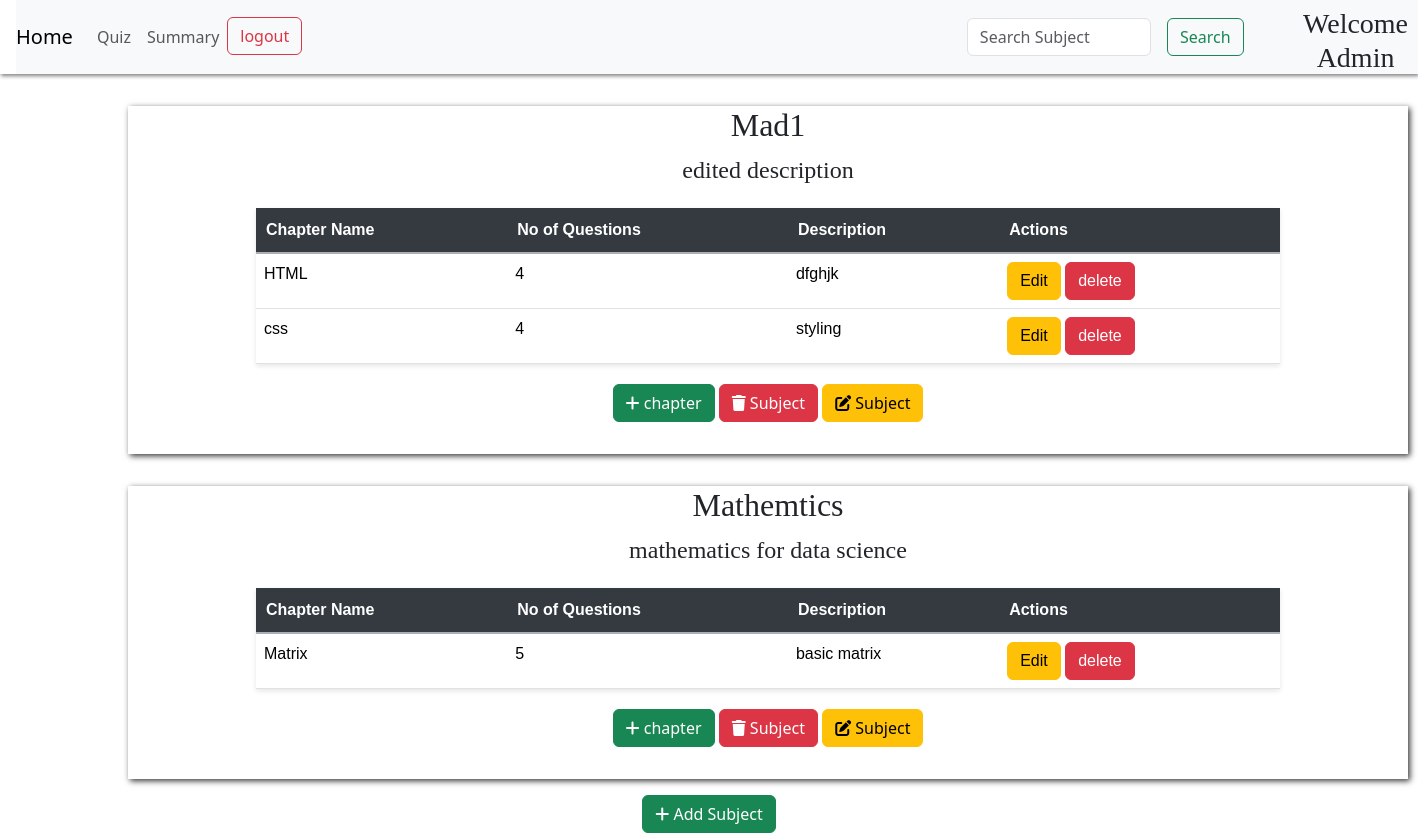
/admin, run on an earlier commit of the app's database.
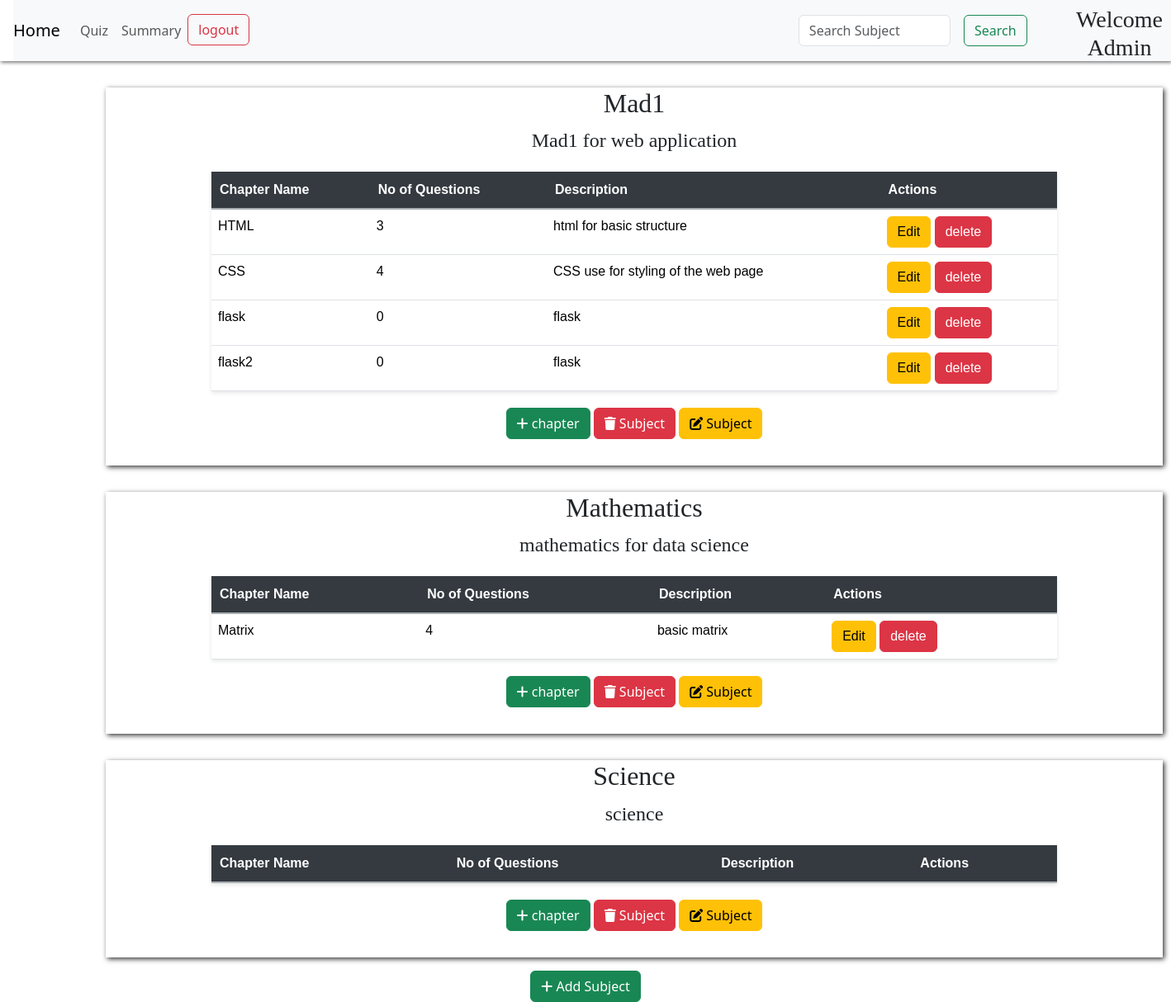
And on a later commit of the database.
### models.py (models this page shows)
class Subject(db.Model):
    id =db.Column(db.Integer, primary_key=True, autoincrement=True)
    name= db.Column(db.String(50), nullable=False)
    description=db.Column(db.String(200), nullable=True)
    chapters=db.relationship('Chapter', backref='subject', lazy=True)

class Chapter(db.Model):
    id =db.Column(db.Integer, primary_key=True, autoincrement=True)
    subject_id=db.Column(db.Integer, db.ForeignKey('subject.id', name='FK_chapter_subject_id'), nullable=False)
    name=db.Column(db.String(50), nullable=False)
    description=db.Column(db.String(100), nullable=True)
    quizs=db.relationship('Quiz', backref='chapter', lazy=True)

### routes.py (the view)
@app.route('/admin')
def admin():
    query = request.args.get("query","").strip().lower()
    print(f"Search Query: '{query}'")
    query = query.strip()
    if query:
        subjects = Subject.query.filter(Subject.name.ilike(f"%{query}%")).all()
    else:
        subjects = Subject.query.all()
    print(f"Matching Subjects: {subjects}")
    if not subjects:
        print("No subjects matched the query.")
    sub_chapters = {}
    chapter_quizs={}
    chapter_question ={}
    for subject in subjects:
        chapters = Chapter.query.filter_by(subject_id=subject.id).all()
        sub_chapters[subject.id]=chapters
        for chapter in chapters:
            quizzes = Quiz.query.filter_by(chapter_id= chapter.id).all()
            chapter_quizs[ chapter.id ] = quizzes
            total_question = sum(quiz.no_of_questions for quiz in quizzes)
            chapter_question[chapter.id] = total_question
    return render_template('admin.html',subjects=subjects,sub_chapters=sub_chapters, chapter_quizs= chapter_quizs, question_counts = chapter_question, query=query)

### templates/admin.html (shortened to what this page needs)
<!DOCTYPE html>
<html lang="en">
<head>
    <link rel="stylesheet" href="{{ url_for('static', filename= 'style_index.css') }}">
        <link rel="stylesheet" href="{{ url_for('static', filename= 'style_index.css') }}">
<link href="https://cdn.jsdelivr.net/npm/bootstrap@5.3.2/dist/css/bootstrap.min.css" rel="stylesheet">
<link rel="stylesheet" href="https://cdnjs.cloudflare.com/ajax/libs/aos/2.3.4/aos.css">
<link rel="stylesheet" href="https://cdnjs.cloudflare.com/ajax/libs/font-awesome/6.7.2/css/all.min.css">
<link href="https://cdn.jsdelivr.net/npm/bootstrap@5.3.3/dist/css/bootstrap.min.css" rel="stylesheet">
</head>
<body>
  <div class="usernav" style="box-shadow:1px 2px 4px grey ">
<nav class="navbar navbar-expand-lg navbar-light bg-light" style="margin-left: 1rem; height:4.6rem">
    <a class="navbar-brand" href="/admin">Home</a>
    <div class="collapse navbar-collapse" id="navbarSupportedContent">
      <ul class="navbar-nav mr-auto">
        <li class="nav-item active">
          <a class="nav-link" href="{{ url_for('quizz') }}">Quiz<span class="sr-only">(current)</span></a>
        </li>
        <li class="nav-item">
          <a class="nav-link" href="{{ url_for('admin_summary') }}">Summary</a>
        </li>
        <li class="nav-item">
            <a class="btn btn-outline-danger" href="/login">logout</a>
          </li>
      </ul>
      <form method="GET" action="/admin" class="form-inline my-2 my-lg-0" style="display:flex; margin-left:50%;">
        <input class="form-control mr-sm-2" type="search" placeholder="Search Subject" aria-label="Search" name="query" value="{{ query or '' }}">
        <button class="btn btn-outline-success my-2 my-sm-0" type="submit" style="margin-left: 1rem;">Search</button>
      </form>
      <div>
        <h3 style="padding-left: 10%; text-align:center; font-family:poppins;margin-left:2rem;" class="wel" id="wel">Welcome Admin</h3>
      </div>
    </div>
  </nav>
</div>
{% if not subjects %}
<h3 style="color: red;">No matching subjects added yet</h3>
{% else %}
<div class="sub-tab">
<div class="userdash">
{% for subject in subjects %}
  <div class="subs">
    <div class="sub-desc">
    <h2 style="font-family: fantasy;font-weight:200;">{{ subject.name }}</h2>
    <p style="font-weight: 500; font-family:poppins; font-size:1.5rem;">{{ subject.description }}</p>
  </div>
    <table class="table">
        <thead class="thead-dark">
        <tr>
            <th>Chapter Name</th>
            <th>No of Questions</th>
            <th>Description</th>
            <th>Actions</th>
        </tr>
        </thead>
        <tbody>
          {% if subject.id in sub_chapters %}
            {% for chapter in sub_chapters[subject.id] %}
             <tr>
               <td>{{chapter.name}}</td>
                <td>
                  {{ question_counts[ chapter.id ] }}
                </td>
                <td>{{ chapter.description }}</td>
                <td>
                    <a href="/chapter/edit/{{chapter.id}}" class="btn btn-warning">Edit
                    </a>
                    <a href="/chapter/delete/{{chapter.id}}" class="btn btn-danger">delete</a>
                </td>
             </tr>
            {% endfor %}
          {% endif %}
        </tbody>
    </table>
    <div class="ad-sub">
      <a href={{ url_for('add_chapter', subject_id=subject.id) }} class="btn btn-success">
        <i class="fas fa-add"></i>
        chapter
      </a>
      <a href="/subject/delete/{{subject.id}}" class="btn btn-danger">
      <i class="fa-solid fa-trash"></i>
      Subject
      </a>
      <a href="/subject/edit/{{ subject.id }}" class="btn btn-warning">
        <i class="fas fa-edit"></i>
        Subject</a>
    </div>
  </div>
{% endfor %}
<div style="text-align: center;" class="fixed-button">
  <a href="{{ url_for('add_sub') }}" class="btn btn-success">
      <i class="fas fa-add"></i>
      Add Subject
  </a>
</div>
</div>
</div>
{% endif %}
</body>
</html>

### static/style_index.css (style rules this page uses)
body,html { height: 100%; margin: 0%; padding: 0%; background: none !important; }
.form-control { background-color: whitesmoke; }
#wel.wel { position: relative; text-align: center; font-family:poppins; padding-top:1rem; margin-left:2rem; }
.userdash table { position: relative; width: 80%; margin: 20px auto; margin-left: 10%; margin-right: 10%; justify-content: space-around; border-collapse:collapse ; box-shadow: 0px 2px 5px rgba(0, 0, 0, 0.1); font-family: sans-serif; }
.table thead.thead-dark th { background-color: #343a40; color: #ffffff; padding: 10px; text-align: left; border-bottom: 2px solid #aaafb3; }
.userdash .table th { padding: 10px; text-align: left; border-bottom: 1px solid #dee2e6; }
.sub-desc { text-align: center; }
.subs { padding-bottom: 2rem; margin-top: 2rem; margin-bottom: 1rem; width: 80rem; margin-left: 8rem; box-shadow: 2px 2px 6px rgb(54, 53, 53); }
.ad-sub { text-align: center; justify-items: space-around; }

What changed in the data, as far as the page shows it:
changed Subject "Mad1": description "edited description" → "Mad1 for web application"
changed Chapter "HTML": question_counts "4" → "3"; description "dfghjk" → "html for basic structure"
changed Chapter: name "css" → "CSS"; description "styling" → "CSS use for styling of the web page"
added Chapter: name "flask", question_counts "0", description "flask", shown under Subject "Mad1"
added Chapter: name "flask2", question_counts "0", description "flask", shown under Subject "Mad1"
changed Subject "mathematics for data science": name "Mathemtics" → "Mathematics"
computed for Chapter "Matrix": id "5" → "4"
added Subject: name "Science", description "science"
